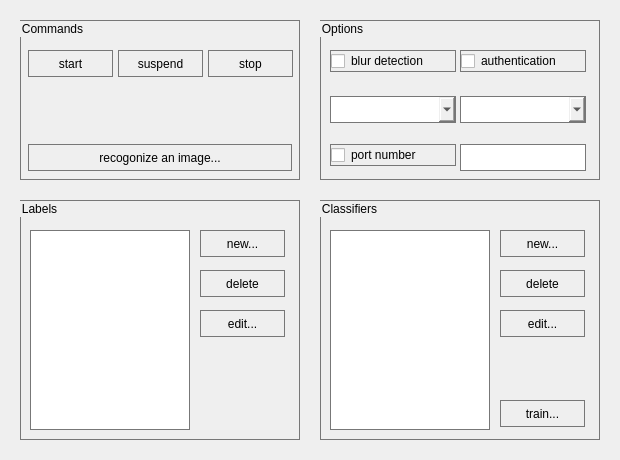
<?xml version="1.0" encoding="UTF-8"?>
<ui version="4.0">
 <class>MainDialog</class>
 <widget class="QDialog" name="MainDialog">
  <property name="geometry">
   <rect>
    <x>0</x>
    <y>0</y>
    <width>620</width>
    <height>460</height>
   </rect>
  </property>
  <property name="sizePolicy">
   <sizepolicy hsizetype="Preferred" vsizetype="Preferred">
    <horstretch>0</horstretch>
    <verstretch>0</verstretch>
   </sizepolicy>
  </property>
  <property name="windowTitle">
   <string>SeeingEye Server</string>
  </property>
  <property name="layoutDirection">
   <enum>Qt::LeftToRight</enum>
  </property>
  <widget class="QGroupBox" name="gbOptions">
   <property name="geometry">
    <rect>
     <x>320</x>
     <y>20</y>
     <width>280</width>
     <height>160</height>
    </rect>
   </property>
   <property name="styleSheet">
    <string notr="true">border: 1px solid #777;</string>
   </property>
   <property name="title">
    <string>Options</string>
   </property>
   <property name="alignment">
    <set>Qt::AlignLeading|Qt::AlignLeft|Qt::AlignTop</set>
   </property>
   <widget class="QCheckBox" name="cbBlurDetection">
    <property name="geometry">
     <rect>
      <x>10</x>
      <y>30</y>
      <width>126</width>
      <height>22</height>
     </rect>
    </property>
    <property name="text">
     <string>blur detection</string>
    </property>
   </widget>
   <widget class="QCheckBox" name="cbAuthentication">
    <property name="geometry">
     <rect>
      <x>140</x>
      <y>30</y>
      <width>126</width>
      <height>22</height>
     </rect>
    </property>
    <property name="text">
     <string>authentication</string>
    </property>
   </widget>
   <widget class="QComboBox" name="cbbInterface">
    <property name="geometry">
     <rect>
      <x>10</x>
      <y>76</y>
      <width>126</width>
      <height>27</height>
     </rect>
    </property>
   </widget>
   <widget class="QComboBox" name="cbbIPAddress">
    <property name="geometry">
     <rect>
      <x>140</x>
      <y>76</y>
      <width>126</width>
      <height>27</height>
     </rect>
    </property>
   </widget>
   <widget class="QCheckBox" name="cbPort">
    <property name="enabled">
     <bool>true</bool>
    </property>
    <property name="geometry">
     <rect>
      <x>10</x>
      <y>124</y>
      <width>126</width>
      <height>22</height>
     </rect>
    </property>
    <property name="text">
     <string>port number</string>
    </property>
   </widget>
   <widget class="QLineEdit" name="lePort">
    <property name="geometry">
     <rect>
      <x>140</x>
      <y>124</y>
      <width>126</width>
      <height>27</height>
     </rect>
    </property>
    <property name="alignment">
     <set>Qt::AlignCenter</set>
    </property>
   </widget>
  </widget>
  <widget class="QGroupBox" name="gbLabels">
   <property name="geometry">
    <rect>
     <x>20</x>
     <y>200</y>
     <width>280</width>
     <height>240</height>
    </rect>
   </property>
   <property name="styleSheet">
    <string notr="true">border: 1px solid #777;</string>
   </property>
   <property name="title">
    <string>Labels</string>
   </property>
   <property name="alignment">
    <set>Qt::AlignLeading|Qt::AlignLeft|Qt::AlignTop</set>
   </property>
   <widget class="QListWidget" name="lwLabels">
    <property name="geometry">
     <rect>
      <x>10</x>
      <y>30</y>
      <width>160</width>
      <height>200</height>
     </rect>
    </property>
   </widget>
   <widget class="QPushButton" name="pbNewLabel">
    <property name="geometry">
     <rect>
      <x>180</x>
      <y>30</y>
      <width>85</width>
      <height>27</height>
     </rect>
    </property>
    <property name="text">
     <string>new...</string>
    </property>
   </widget>
   <widget class="QPushButton" name="pbDeleteLabel">
    <property name="geometry">
     <rect>
      <x>180</x>
      <y>70</y>
      <width>85</width>
      <height>27</height>
     </rect>
    </property>
    <property name="text">
     <string>delete</string>
    </property>
   </widget>
   <widget class="QPushButton" name="pbEditLabel">
    <property name="geometry">
     <rect>
      <x>180</x>
      <y>110</y>
      <width>85</width>
      <height>27</height>
     </rect>
    </property>
    <property name="text">
     <string>edit...</string>
    </property>
   </widget>
  </widget>
  <widget class="QGroupBox" name="gbCommands">
   <property name="geometry">
    <rect>
     <x>20</x>
     <y>20</y>
     <width>280</width>
     <height>160</height>
    </rect>
   </property>
   <property name="styleSheet">
    <string notr="true">border: 1px solid #777;</string>
   </property>
   <property name="title">
    <string>Commands</string>
   </property>
   <property name="alignment">
    <set>Qt::AlignLeading|Qt::AlignLeft|Qt::AlignTop</set>
   </property>
   <widget class="QPushButton" name="pbStart">
    <property name="geometry">
     <rect>
      <x>8</x>
      <y>30</y>
      <width>85</width>
      <height>27</height>
     </rect>
    </property>
    <property name="text">
     <string>start</string>
    </property>
   </widget>
   <widget class="QPushButton" name="pbStop">
    <property name="enabled">
     <bool>true</bool>
    </property>
    <property name="geometry">
     <rect>
      <x>188</x>
      <y>30</y>
      <width>85</width>
      <height>27</height>
     </rect>
    </property>
    <property name="text">
     <string>stop</string>
    </property>
   </widget>
   <widget class="QPushButton" name="pbRecognizeImage">
    <property name="enabled">
     <bool>true</bool>
    </property>
    <property name="geometry">
     <rect>
      <x>8</x>
      <y>124</y>
      <width>264</width>
      <height>27</height>
     </rect>
    </property>
    <property name="text">
     <string>recogonize an image...</string>
    </property>
   </widget>
   <widget class="QPushButton" name="pbSuspend">
    <property name="enabled">
     <bool>true</bool>
    </property>
    <property name="geometry">
     <rect>
      <x>98</x>
      <y>30</y>
      <width>85</width>
      <height>27</height>
     </rect>
    </property>
    <property name="text">
     <string>suspend</string>
    </property>
   </widget>
  </widget>
  <widget class="QGroupBox" name="gbClassifiers">
   <property name="geometry">
    <rect>
     <x>320</x>
     <y>200</y>
     <width>280</width>
     <height>240</height>
    </rect>
   </property>
   <property name="styleSheet">
    <string notr="true">border: 1px solid #777;</string>
   </property>
   <property name="title">
    <string>Classifiers</string>
   </property>
   <property name="alignment">
    <set>Qt::AlignLeading|Qt::AlignLeft|Qt::AlignTop</set>
   </property>
   <widget class="QListWidget" name="lwClassifiers">
    <property name="geometry">
     <rect>
      <x>10</x>
      <y>30</y>
      <width>160</width>
      <height>200</height>
     </rect>
    </property>
   </widget>
   <widget class="QPushButton" name="pbNewClassifier">
    <property name="geometry">
     <rect>
      <x>180</x>
      <y>30</y>
      <width>85</width>
      <height>27</height>
     </rect>
    </property>
    <property name="text">
     <string>new...</string>
    </property>
   </widget>
   <widget class="QPushButton" name="pbDeleteClassifier">
    <property name="geometry">
     <rect>
      <x>180</x>
      <y>70</y>
      <width>85</width>
      <height>27</height>
     </rect>
    </property>
    <property name="text">
     <string>delete</string>
    </property>
   </widget>
   <widget class="QPushButton" name="pbEditClassifier">
    <property name="geometry">
     <rect>
      <x>180</x>
      <y>110</y>
      <width>85</width>
      <height>27</height>
     </rect>
    </property>
    <property name="text">
     <string>edit...</string>
    </property>
   </widget>
   <widget class="QPushButton" name="pbTrain">
    <property name="geometry">
     <rect>
      <x>180</x>
      <y>200</y>
      <width>85</width>
      <height>27</height>
     </rect>
    </property>
    <property name="text">
     <string>train...</string>
    </property>
   </widget>
  </widget>
 </widget>
 <layoutdefault spacing="6" margin="11"/>
 <tabstops>
  <tabstop>pbStart</tabstop>
  <tabstop>pbSuspend</tabstop>
  <tabstop>pbStop</tabstop>
  <tabstop>pbRecognizeImage</tabstop>
  <tabstop>cbBlurDetection</tabstop>
  <tabstop>cbAuthentication</tabstop>
  <tabstop>cbbInterface</tabstop>
  <tabstop>cbbIPAddress</tabstop>
  <tabstop>cbPort</tabstop>
  <tabstop>lePort</tabstop>
  <tabstop>lwLabels</tabstop>
  <tabstop>pbNewLabel</tabstop>
  <tabstop>pbDeleteLabel</tabstop>
  <tabstop>pbEditLabel</tabstop>
  <tabstop>lwClassifiers</tabstop>
  <tabstop>pbNewClassifier</tabstop>
  <tabstop>pbDeleteClassifier</tabstop>
  <tabstop>pbEditClassifier</tabstop>
  <tabstop>pbTrain</tabstop>
 </tabstops>
 <resources/>
 <connections/>
</ui>
